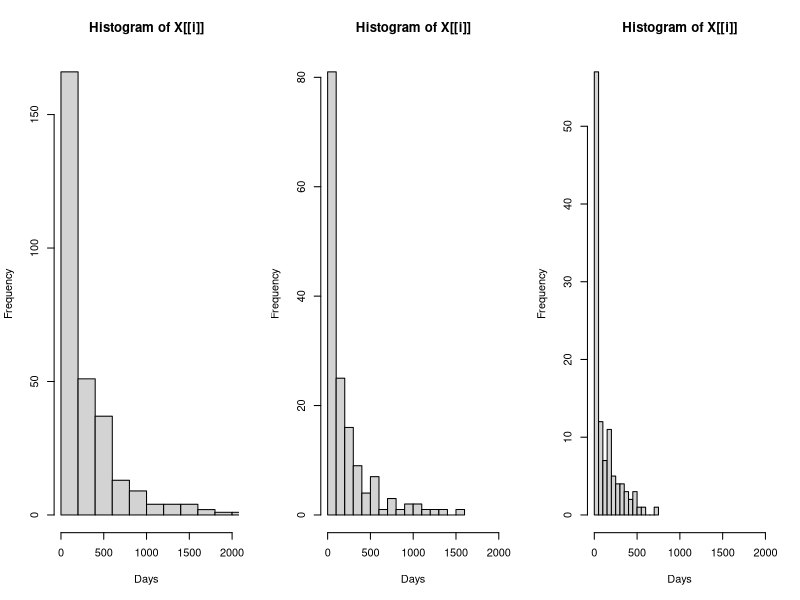
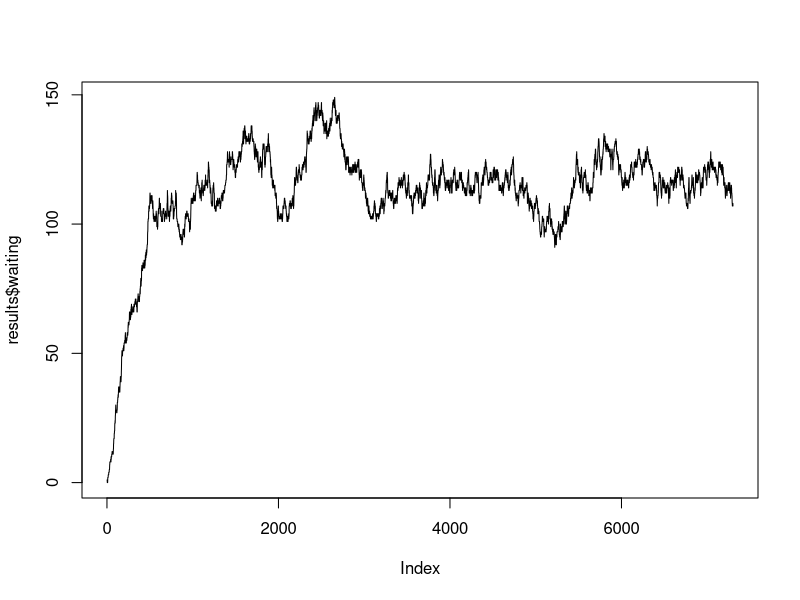

Here is the R script that generated these plots, in order:
# =====================================================
# example estimation of undiagnosed cases for EQUITY-MS
# -----------------------------------------------------

# inputs

days <- 1095 # 1095 = 3 years
mean_cases_per_day <- 0.5
mean_delay <- c(300, 200, 100) # delay in days for three groups
group_sizes <- c(0.5, 0.3, 0.2)

# make data

cases <- rpois(days, mean_cases_per_day) # cases on each day
n <- sum(cases) # total number of cases
group <- sample(1:3, n, replace = T, prob = group_sizes)
duration_targets <- mean_delay[group]
durations <- rnbinom(n, size = 0.5, mu = duration_targets)

# describe duration by group

mean_duration_by_group <- tapply(durations, INDEX = group, FUN = mean)
tapply(durations, INDEX = group, FUN = quantile, probs = c(0.25, 0.5, 0.75))
par(mfrow = c(1, 3))
lapply(split(durations, group), hist, xlim = c(0, 2000), xlab = "Days", breaks = 20)

# typical number in the community (simple analysis using averages)
# number in community = rates of cases * duration of wait
# e.g if you diagnose 1/day, and the wait is 1 day, there is always 1 in the community
# e.g.if you diagnose 5/day, and the wait is 5 days, there are always 25 in the community

(n/days) * mean(durations) # total in the community
rate_by_group <- table(group) / days
rate_by_group * mean_duration_by_group # total by group

# microsim: ungrouped
# incidence adds to the pool, diagnosis removes them

sim_days <- 20*365
sim_cases <- rpois(sim_days, mean_cases_per_day)
sim_n <- sum(sim_cases)
incident_day <- rep(seq_len(sim_days), sim_cases)
diagnosis_day <- incident_day + sample(durations, sim_n, replace = T)
day_index <- min(incident_day):sim_days
waiting_counts <- sapply(day_index, function(t) {
  sum(incident_day <= t & diagnosis_day > t)
})
results <- data.frame(day = day_index, waiting = waiting_counts)
dev.off()
plot(results$waiting, type = 'l')
mean(tail(results$waiting, 365))

# key additions for main analysis:
# 1. do simulation by group
# 2. relax assumption that reported delays represent delays in the community
# 3. consider modelling diagnosis as a stochastic risk conditional on equity-based characteristics

# (eg. some cases never get diagnosed)
